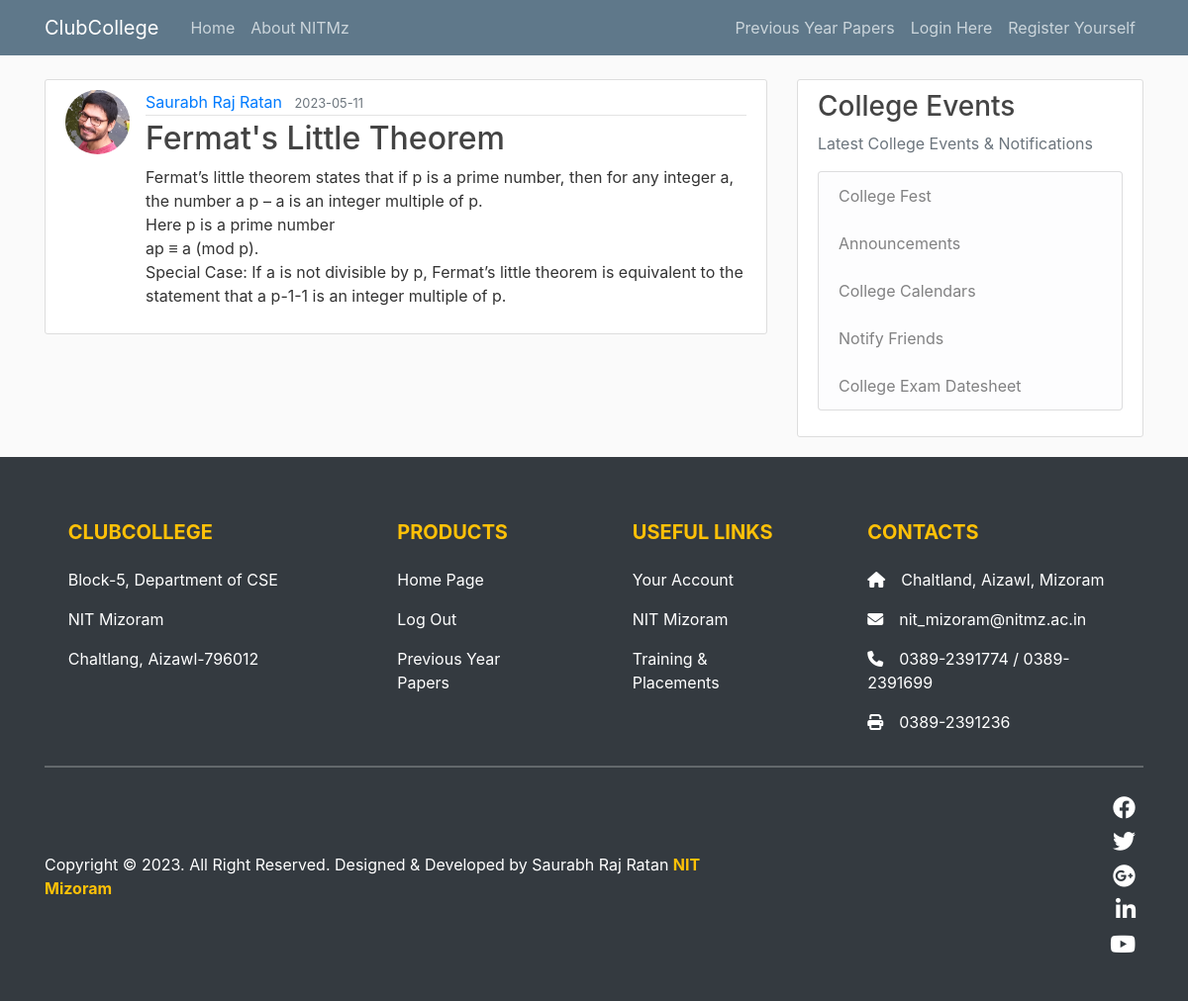
The app's page /post/19 with its own data.
### clubcollege/models.py (models this page shows, shortened)
class User(db.Model, UserMixin):
    id = db.Column(db.Integer, primary_key=True)
    username = db.Column(db.String(20), unique=True, nullable=False)
    email = db.Column(db.String(120), unique=True, nullable=False)
    image_file = db.Column(db.String(20), nullable=False, default='default.jpg')
    password = db.Column(db.String(60), nullable=False)
    posts = db.relationship('Post', backref='author', lazy=True)

class Post(db.Model):
    id = db.Column(db.Integer, primary_key=True)
    title = db.Column(db.String(100), nullable=False)
    date_posted = db.Column(db.DateTime, nullable=False, default=datetime.utcnow)
    content = db.Column(db.Text, nullable=False)
    user_id = db.Column(db.Integer, db.ForeignKey('user.id'), nullable=False)

### clubcollege/routes.py (the view)
@app.route("/post/<int:post_id>")
def post(post_id):
    post = Post.query.get_or_404(post_id)
    return render_template('post.html', title=post.title, post=post)

### clubcollege/templates/post.html (shortened to what this page needs)
{% extends "layout.html" %}
{% block content %}
  <article class="media content-section">
    <img class="rounded-circle article-img" src="{{ url_for('static', filename='profile_pics/' + post.author.image_file) }}">
    <div class="media-body">
      <div class="article-metadata">
        <a class="mr-2" href="{{ url_for('user_posts', username=post.author.username) }}">{{ post.author.username }}</a>
        <small class="text-muted">{{ post.date_posted.strftime('%Y-%m-%d') }}</small>
      </div>
      <h2 class="article-title">{{ post.title }}</h2>
      <p class="article-content">{{ post.content }}</p>
    </div>
  </article>
{% endblock content %}

### clubcollege/static/main.css (style rules this page uses)
body { background: #fafafa; color: #333333; margin-top: 5rem; }
h1, h2, h3, h4, h5, h6 { color: #444444; }
.content-section { background: #ffffff; padding: 10px 20px; border: 1px solid #dddddd; border-radius: 3px; margin-bottom: 20px; }
.article-title { color: #444444; }
.article-content { white-space: pre-line; }
.article-img { height: 65px; width: 65px; margin-right: 16px; }
.article-metadata { padding-bottom: 1px; margin-bottom: 4px; border-bottom: 1px solid #e3e3e3 }

### records on screen
User: image_file (picture), author.username "Saurabh Raj Ratan"
Post: date_posted "2023-05-11", title "Fermat's Little Theorem", content "Fermat’s little theorem states that if p is a prime number, then for any integer a, the number a p – a is an integer multiple of p. Here p is a prime number ap ≡ a (mod p). Special Case: If a is not divisible by p, Fermat’s little theorem is equivalent to the statement that a p-1-1 is an integer multiple of p."
